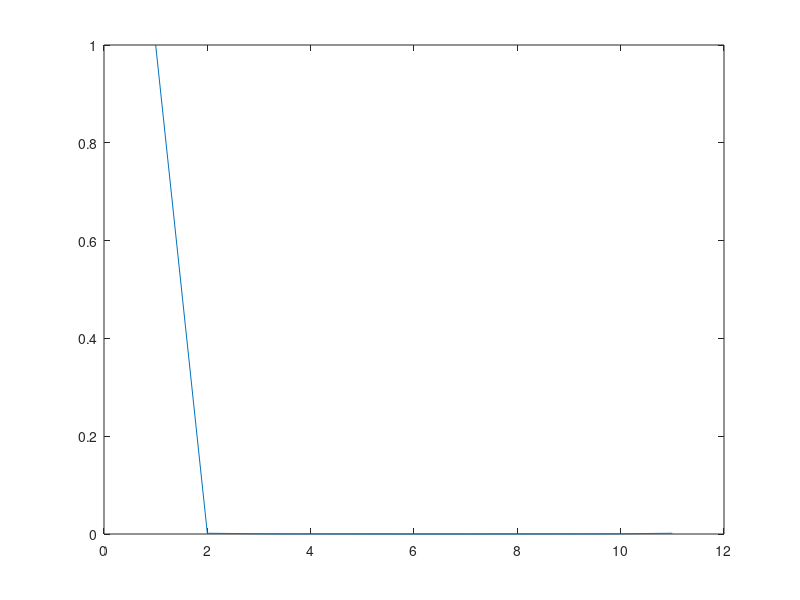

The MATLAB source for this figure:
N      = 11;
dt     = .005;
tfinal = 2;
M      = round(tfinal/dt);  % Total number of time steps
J = 100; L = 20; q = -1; mu = 2/3; v =1;
h= L/N;
n= (-N/2:1:N/2-1)';
x= n*h;
% Steps between output
% Space period
% Space step
% Indices
% Grid points
u0 = (12 - 48*x.^2 + 16*x.^4)./...
     (8.*sqrt(6).*exp(x.*x/2.)*pi.^0.25);
u= u0;
k= 2*n.*pi/L; t = 0;
figure(1)
clf()
for m = 1:1:M
% Initial Condition
% Wavenumbers.
% Start time loop
% Number of Fourier modes
% Size of time step
% Final time
u = exp(dt/2*1j*q*x.^2).*u; % Solve non-constant part of LSE c= fftshift(fft(u)); % Take Fourier transform
c = exp(dt/2*1j*-k.^2); % Advance in Fourier Space
u= ifft(fftshift(c)); % Return to Physical Space

plot(abs(u));
pause;
m
end